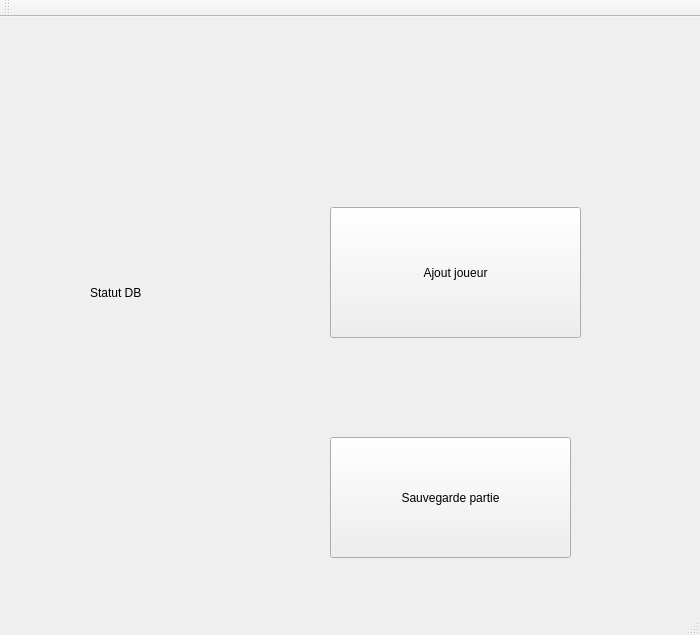
<?xml version="1.0" encoding="UTF-8"?>
<ui version="4.0">
 <class>Bdd</class>
 <widget class="QMainWindow" name="Bdd">
  <property name="geometry">
   <rect>
    <x>0</x>
    <y>0</y>
    <width>700</width>
    <height>635</height>
   </rect>
  </property>
  <property name="windowTitle">
   <string>MainWindow</string>
  </property>
  <widget class="QWidget" name="centralWidget">
   <widget class="QLabel" name="label">
    <property name="geometry">
     <rect>
      <x>90</x>
      <y>260</y>
      <width>141</width>
      <height>31</height>
     </rect>
    </property>
    <property name="text">
     <string>Statut DB</string>
    </property>
   </widget>
   <widget class="QLabel" name="labelPicture">
    <property name="geometry">
     <rect>
      <x>10</x>
      <y>20</y>
      <width>241</width>
      <height>191</height>
     </rect>
    </property>
    <property name="text">
     <string/>
    </property>
    <property name="pixmap">
     <pixmap>../dé.jpg</pixmap>
    </property>
   </widget>
   <widget class="QPushButton" name="pushButtSave">
    <property name="geometry">
     <rect>
      <x>330</x>
      <y>420</y>
      <width>241</width>
      <height>121</height>
     </rect>
    </property>
    <property name="text">
     <string>Sauvegarde partie</string>
    </property>
   </widget>
   <widget class="QPushButton" name="pushButtAddP">
    <property name="geometry">
     <rect>
      <x>330</x>
      <y>190</y>
      <width>251</width>
      <height>131</height>
     </rect>
    </property>
    <property name="text">
     <string>Ajout joueur</string>
    </property>
   </widget>
  </widget>
  <widget class="QMenuBar" name="menuBar">
   <property name="geometry">
    <rect>
     <x>0</x>
     <y>0</y>
     <width>700</width>
     <height>19</height>
    </rect>
   </property>
  </widget>
  <widget class="QToolBar" name="mainToolBar">
   <attribute name="toolBarArea">
    <enum>TopToolBarArea</enum>
   </attribute>
   <attribute name="toolBarBreak">
    <bool>false</bool>
   </attribute>
  </widget>
  <widget class="QStatusBar" name="statusBar"/>
 </widget>
 <layoutdefault spacing="6" margin="11"/>
 <resources/>
 <connections/>
</ui>
